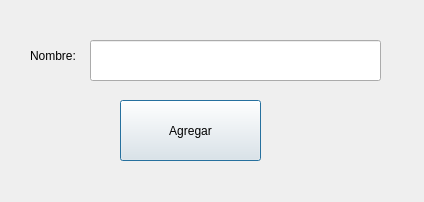
<?xml version="1.0" encoding="UTF-8"?>
<ui version="4.0">
 <class>Dialog</class>
 <widget class="QDialog" name="Dialog">
  <property name="geometry">
   <rect>
    <x>0</x>
    <y>0</y>
    <width>424</width>
    <height>202</height>
   </rect>
  </property>
  <property name="windowTitle">
   <string>Dialog</string>
  </property>
  <widget class="QLineEdit" name="txtNombre">
   <property name="geometry">
    <rect>
     <x>90</x>
     <y>40</y>
     <width>291</width>
     <height>41</height>
    </rect>
   </property>
  </widget>
  <widget class="QLabel" name="label">
   <property name="geometry">
    <rect>
     <x>30</x>
     <y>40</y>
     <width>101</width>
     <height>31</height>
    </rect>
   </property>
   <property name="text">
    <string>Nombre:</string>
   </property>
  </widget>
  <widget class="QPushButton" name="btnAgregar">
   <property name="geometry">
    <rect>
     <x>120</x>
     <y>100</y>
     <width>141</width>
     <height>61</height>
    </rect>
   </property>
   <property name="text">
    <string>Agregar</string>
   </property>
  </widget>
 </widget>
 <resources/>
 <connections/>
</ui>
